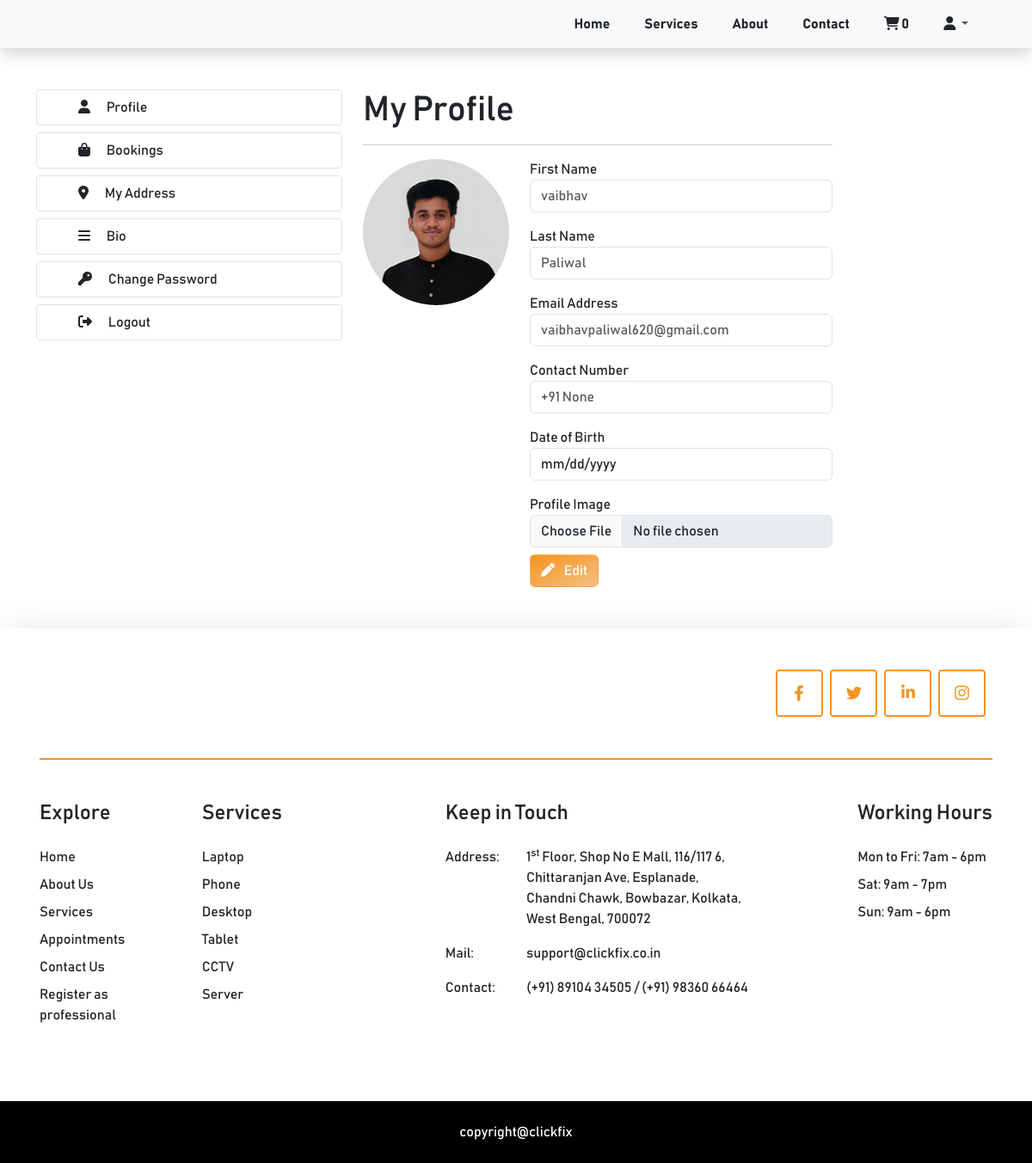
The app's page /accounts/profile/ (signed in) with its own data.
### cart/models.py (models this page shows, shortened)
class Cart(models.Model):
    class Meta:
        verbose_name_plural = 'Cart'
    user = models.ForeignKey(Profile, on_delete=models.CASCADE, null=True, blank=True)
    session_id = models.CharField(max_length=100, null=True, blank=True)
    coupon = models.ForeignKey(Coupon, on_delete=models.SET_NULL, null=True, blank=True)
    created_at = models.DateTimeField(auto_now_add=True)
    updated_at = models.DateTimeField(auto_now=True)
    @property
    def num_of_items(self):
        cartitems = self.cartitems.all()
        quantity =  sum([item.quantity for item in cartitems])
        return quantity

### accounts/models.py (models this page shows, shortened)
class Profile(AbstractUser):
    email = models.EmailField(unique=True)
    phone = models.CharField(max_length=10, null=True, blank=True, help_text="It should be a 10 digit number only")
    dob = models.DateField(null=True, blank=True)
    bio = models.CharField(max_length=255, blank=True, null=True)
    billing_address = models.CharField(max_length=255, blank=True, null=True)
    image = models.ImageField(upload_to='profile_images', null=True, blank=True)
    USERNAME_FIELD = 'email'
    REQUIRED_FIELDS = ['username',]

### accounts/views.py (the view, shortened to what this page needs)
# urls.py: path('profile/', views.profile, name='profile'),
def profile(request):
    if request.user.is_authenticated:
        data = {}
        profile = Profile.objects.get(email=request.user.email)
        data['profile'] = profile
        data['cart'] = get_cart(request)
        return render(request, 'profile.html', data)
    return HttpResponseBadRequest()

### accounts/views.py (called while the page is built)
def get_cart(request):
    try:
        if request.user.is_authenticated:
            cart = Cart.objects.get(user=request.user)
        else:
            cart = Cart.objects.get(session_id=request.session['nonuser'])
    except:
        cart = {'num_of_items': 0}
    return cart

### templates/profile.html (shortened to what this page needs)
{% extends 'base.html' %}
{% load static %}
{% block content %}
    {% include 'includes/navbar.html' %}
    <div class="container my-5">
        <div class="row">
            <div class="col-md-4 col-12 mb-4">
                <div class="border px-5 py-2 mb-2 rounded-1 profile_menu" onclick="openProfile()"><div class="text-decoration-none text-dark"><i class="fa-solid fa-user me-3"></i> Profile</div></div>
                <a href="{% url 'clickfix:bookings' %}"  class="text-decoration-none text-dark">
                    <div class="border px-5 py-2 mb-2 rounded-1 profile_menu"><i class="fa-solid fa-bag-shopping me-3"></i> Bookings</div>
                </a>
                <div class="border px-5 py-2 mb-2 rounded-1 profile_menu" onclick="openAddress()"><div class="text-decoration-none text-dark"><i class="fa-solid fa-location-dot me-3"></i> My Address</div></div>
                <div class="border px-5 py-2 mb-2 rounded-1 profile_menu"  onclick="openBio()"><div class="text-decoration-none text-dark"><i class="fa-solid fa-bars me-3"></i> Bio</div></div>
                <div class="border px-5 py-2 mb-2 rounded-1 profile_menu" onclick="openPassword()"><div class="text-decoration-none text-dark"><i class="fa-solid fa-key me-3"></i> Change Password</div></div>
                <a href="{% url 'accounts:logout' %}"  class="text-decoration-none text-dark">
                    <div class="border px-5 py-2 mb-2 rounded-1 profile_menu"><i class="fa-solid fa-right-from-bracket me-3"></i> Logout</div>
                </a>
            </div>
            <div class="col-md-6 col-12">
                <h1>My Profile</h1>
                <hr>
                <div class="d-flex">
                    {% if profile.image %}
                    <img class="img-fluid profile_img" src="{{ profile.image.url }}" alt="">
                    {% endif %}
                    <div class="ms-4 w-100">
                        <form action="{% url 'accounts:profile' %}" method="post" enctype="multipart/form-data">
                            <div class="" id="my_profile">
                                <label for="full_name">First Name</label>
                                <input readonly class="form-control mb-3 input_field" name="first_name" id="first_name" type="text" placeholder="{{ profile.first_name }}">
                                <label for="full_name">Last Name</label>
                                <input readonly class="form-control mb-3 input_field" name="last_name" id="last_name" type="text" placeholder="{{ profile.last_name }}">
                                <label for="email">Email Address</label>
                                <input readonly class="form-control mb-3 input_field" name="email" id="email" type="email" placeholder="{{ profile.email }}">
                                <label for="phone">Contact Number</label>
                                <input readonly class="form-control mb-3 input_field" name="phone" id="phone" type="tel" placeholder="+91 {{ profile.phone }}">
                                <label for="dob">Date of Birth</label>
                                <input readonly class="form-control mb-3 input_field" name="dob" id="dob" type="date" value="{{ profile.dob|default:'' }}">
                                <label for="profile_image">Profile Image</label>
                                <input disabled class="form-control" type="file" name="profile_image" id="profile_image" accept="image/*">
                            </div>
                            <div class="btn mt-2 btn_color" onclick="enableEditing()" id="edit_btn"><i class="fa-solid fa-pen me-2"></i> Edit</div>
                        </form>
                    </div>
                </div>
            </div>
        </div>
    </div>
        {% include 'includes/footer.html' %}
    {% endblock %}

### templates/includes/navbar.html (shortened to what this page needs)
{% load static %}
    <nav class="navbar navbar-expand-lg navbar-light bg-light shadow">
        <div class="container">
          <div class="collapse navbar-collapse" id="navbarSupportedContent">
            <ul class="navbar-nav ms-auto">
                <li class="nav-item"><a class="nav-link text-dark fw-bold me-4" aria-current="page" href="{% url 'clickfix:home' %}">Home</a></li>
                <li class="nav-item"><a class="nav-link text-dark fw-bold me-4" href="{% url 'clickfix:home' %}#services">Services</a></li>
                <li class="nav-item"><a class="nav-link text-dark fw-bold me-4" href="{% url 'clickfix:home' %}#about">About</a></li>
                <li class="nav-item"><a class="nav-link text-dark fw-bold me-4" href="{% url 'clickfix:home' %}#contact_form">Contact</a></li>
                <li class="nav-item">
                  <a class="nav-link text-dark fw-bold me-4" href="{% url 'cart:cart' %}">
                    <i class="fa-solid fa-cart-shopping"></i> <span class="num_of_items">{{cart.num_of_items}}</span>
                  </a>
                </li>
                <li class="nav-item dropdown me-4 pull-right">
                  <a class="nav-link dropdown-toggle" href="#" id="navbarDropdown" role="button" data-bs-toggle="dropdown" aria-expanded="false">
                    <i class="fa-solid fa-user text-dark"></i>
                  </a>
                </li>
            </ul>
          </div>
        </div>
      </nav>

### assets/css/custom.css (style rules this page uses)
.btn_color { background-image: linear-gradient(to right bottom, #F6931E, #f3c082); color: white; }
.profile_img { width: 170px; height: 170px; border-radius: 50%; object-fit: cover; object-position: center; }
.profile_menu { cursor: pointer; }

### templates/base.html (style rules this page uses)
body { box-sizing: border-box; font-family: 'bahnschrift'; }
h1, h2, h3, h4, h5, h6, p, a { font-family: 'bahnschrift'; }

### records on screen
Cart: num_of_items "0"
Profile: image (picture), first_name "vaibhav", last_name "Paliwal", email "vaibhavpaliwal620@gmail.com", phone "+91 None"
